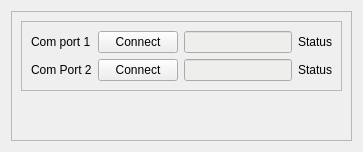
                <widget class="QWidget" name="tab">
                 <attribute name="title">
                  <string>Communications</string>
                 </attribute>
                 <layout class="QGridLayout" name="gridLayout_28">
                  <item row="0" column="0">
                   <widget class="QFrame" name="frame_18">
                    <property name="frameShape">
                     <enum>QFrame::StyledPanel</enum>
                    </property>
                    <property name="frameShadow">
                     <enum>QFrame::Raised</enum>
                    </property>
                    <layout class="QGridLayout" name="gridLayout_29">
                     <item row="0" column="0">
                      <widget class="QFrame" name="frame_10">
                       <property name="frameShape">
                        <enum>QFrame::StyledPanel</enum>
                       </property>
                       <property name="frameShadow">
                        <enum>QFrame::Raised</enum>
                       </property>
                       <layout class="QGridLayout" name="gridLayout_33">
                        <item row="1" column="1">
                         <widget class="QPushButton" name="pushButton_9">
                          <property name="text">
                           <string>Connect</string>
                          </property>
                         </widget>
                        </item>
                        <item row="2" column="2">
                         <widget class="QLineEdit" name="lineEdit_10">
                          <property name="maximumSize">
                           <size>
                            <width>200</width>
                            <height>16777215</height>
                           </size>
                          </property>
                          <property name="styleSheet">
                           <string notr="true">background-color: rgb(238, 238, 236);</string>
                          </property>
                         </widget>
                        </item>
                        <item row="2" column="1">
                         <widget class="QPushButton" name="pushButton_10">
                          <property name="text">
                           <string>Connect</string>
                          </property>
                         </widget>
                        </item>
                        <item row="1" column="2">
                         <widget class="QLineEdit" name="lineEdit_4">
                          <property name="maximumSize">
                           <size>
                            <width>200</width>
                            <height>16777215</height>
                           </size>
                          </property>
                          <property name="styleSheet">
                           <string notr="true">background-color: rgb(238, 238, 236);</string>
                          </property>
                         </widget>
                        </item>
                        <item row="2" column="0">
                         <widget class="QLabel" name="label_60">
                          <property name="text">
                           <string>Com Port 2</string>
                          </property>
                         </widget>
                        </item>
                        <item row="1" column="3">
                         <widget class="QLabel" name="label_62">
                          <property name="text">
                           <string>Status</string>
                          </property>
                          <property name="alignment">
                           <set>Qt::AlignCenter</set>
                          </property>
                         </widget>
                        </item>
                        <item row="2" column="3">
                         <widget class="QLabel" name="label_61">
                          <property name="text">
                           <string>Status</string>
                          </property>
                          <property name="alignment">
                           <set>Qt::AlignCenter</set>
                          </property>
                         </widget>
                        </item>
                        <item row="1" column="0">
                         <widget class="QLabel" name="label_63">
                          <property name="text">
                           <string>Com port 1</string>
                          </property>
                         </widget>
                        </item>
                       </layout>
                      </widget>
                     </item>
                     <item row="3" column="0">
                      <spacer name="verticalSpacer">
                       <property name="orientation">
                        <enum>Qt::Vertical</enum>
                       </property>
                       <property name="sizeHint" stdset="0">
                        <size>
                         <width>20</width>
                         <height>40</height>
                        </size>
                       </property>
                      </spacer>
                     </item>
                    </layout>
                   </widget>
                  </item>
                 </layout>
                </widget>
